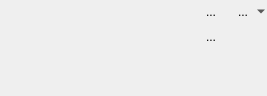
<?xml version="1.0" encoding="UTF-8"?>
<ui version="4.0">
 <class>SimpleTableWidget</class>
 <widget class="QWidget" name="SimpleTableWidget">
  <property name="geometry">
   <rect>
    <x>0</x>
    <y>0</y>
    <width>267</width>
    <height>96</height>
   </rect>
  </property>
  <property name="sizePolicy">
   <sizepolicy hsizetype="Fixed" vsizetype="Fixed">
    <horstretch>0</horstretch>
    <verstretch>0</verstretch>
   </sizepolicy>
  </property>
  <layout class="QGridLayout" name="gridLayout_2" columnstretch="0,0,0">
   <property name="leftMargin">
    <number>0</number>
   </property>
   <property name="topMargin">
    <number>0</number>
   </property>
   <property name="rightMargin">
    <number>0</number>
   </property>
   <property name="bottomMargin">
    <number>0</number>
   </property>
   <property name="spacing">
    <number>0</number>
   </property>
   <item row="0" column="0">
    <layout class="QGridLayout" name="gridLayout">
     <property name="spacing">
      <number>2</number>
     </property>
     <item row="0" column="0">
      <widget class="QToolButton" name="addRowAbove">
       <property name="autoRaise">
        <bool>true</bool>
       </property>
      </widget>
     </item>
     <item row="0" column="1">
      <widget class="QToolButton" name="addColumnLeft">
       <property name="autoRaise">
        <bool>true</bool>
       </property>
      </widget>
     </item>
     <item row="0" column="2">
      <widget class="QToolButton" name="addColumnRight">
       <property name="autoRaise">
        <bool>true</bool>
       </property>
      </widget>
     </item>
     <item row="2" column="0">
      <widget class="QToolButton" name="addRowBelow">
       <property name="autoRaise">
        <bool>true</bool>
       </property>
      </widget>
     </item>
     <item row="2" column="1">
      <widget class="QToolButton" name="deleteRow">
       <property name="autoRaise">
        <bool>true</bool>
       </property>
      </widget>
     </item>
     <item row="2" column="2">
      <widget class="QToolButton" name="deleteColumn">
       <property name="autoRaise">
        <bool>true</bool>
       </property>
      </widget>
     </item>
     <item row="2" column="3" colspan="2">
      <spacer name="horizontalSpacer">
       <property name="orientation">
        <enum>Qt::Horizontal</enum>
       </property>
       <property name="sizeType">
        <enum>QSizePolicy::Fixed</enum>
       </property>
       <property name="sizeHint" stdset="0">
        <size>
         <width>4</width>
         <height>13</height>
        </size>
       </property>
      </spacer>
     </item>
     <item row="2" column="5">
      <widget class="QToolButton" name="splitCells">
       <property name="text">
        <string>...</string>
       </property>
       <property name="autoRaise">
        <bool>true</bool>
       </property>
      </widget>
     </item>
     <item row="0" column="5">
      <widget class="QToolButton" name="mergeCells">
       <property name="text">
        <string>...</string>
       </property>
       <property name="autoRaise">
        <bool>true</bool>
       </property>
      </widget>
     </item>
     <item row="2" column="6">
      <spacer name="horizontalSpacer_3">
       <property name="orientation">
        <enum>Qt::Horizontal</enum>
       </property>
       <property name="sizeType">
        <enum>QSizePolicy::Fixed</enum>
       </property>
       <property name="sizeHint" stdset="0">
        <size>
         <width>6</width>
         <height>20</height>
        </size>
       </property>
      </spacer>
     </item>
     <item row="0" column="7">
      <widget class="FormattingButton" name="border">
       <property name="text">
        <string>...</string>
       </property>
       <property name="popupMode">
        <enum>QToolButton::MenuButtonPopup</enum>
       </property>
       <property name="autoRaise">
        <bool>true</bool>
       </property>
      </widget>
     </item>
    </layout>
   </item>
   <item row="1" column="0">
    <widget class="QWidget" name="SpecialSpacer" native="true">
     <property name="sizePolicy">
      <sizepolicy hsizetype="Preferred" vsizetype="Expanding">
       <horstretch>0</horstretch>
       <verstretch>0</verstretch>
      </sizepolicy>
     </property>
    </widget>
   </item>
   <item row="0" column="2">
    <spacer name="horizontalSpacer_2">
     <property name="orientation">
      <enum>Qt::Horizontal</enum>
     </property>
     <property name="sizeType">
      <enum>QSizePolicy::Preferred</enum>
     </property>
     <property name="sizeHint" stdset="0">
      <size>
       <width>0</width>
       <height>20</height>
      </size>
     </property>
    </spacer>
   </item>
  </layout>
 </widget>
 <customwidgets>
  <customwidget>
   <class>FormattingButton</class>
   <extends>QToolButton</extends>
   <header>dialogs/FormattingButton.h</header>
  </customwidget>
 </customwidgets>
 <tabstops>
  <tabstop>addRowAbove</tabstop>
  <tabstop>addColumnLeft</tabstop>
  <tabstop>addColumnRight</tabstop>
 </tabstops>
 <resources/>
 <connections/>
</ui>
